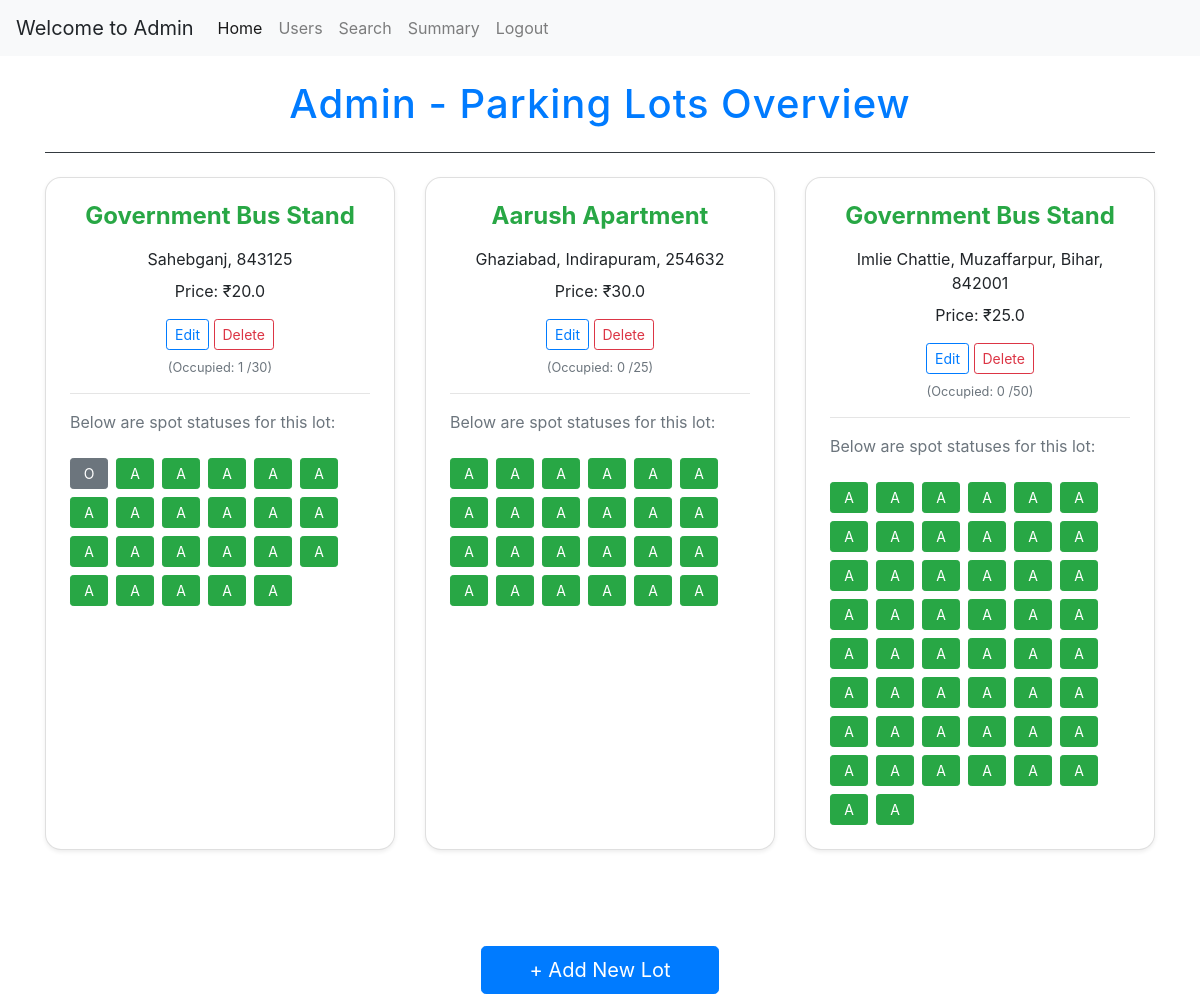
The app's page /admin/dashboard (signed in), older data.
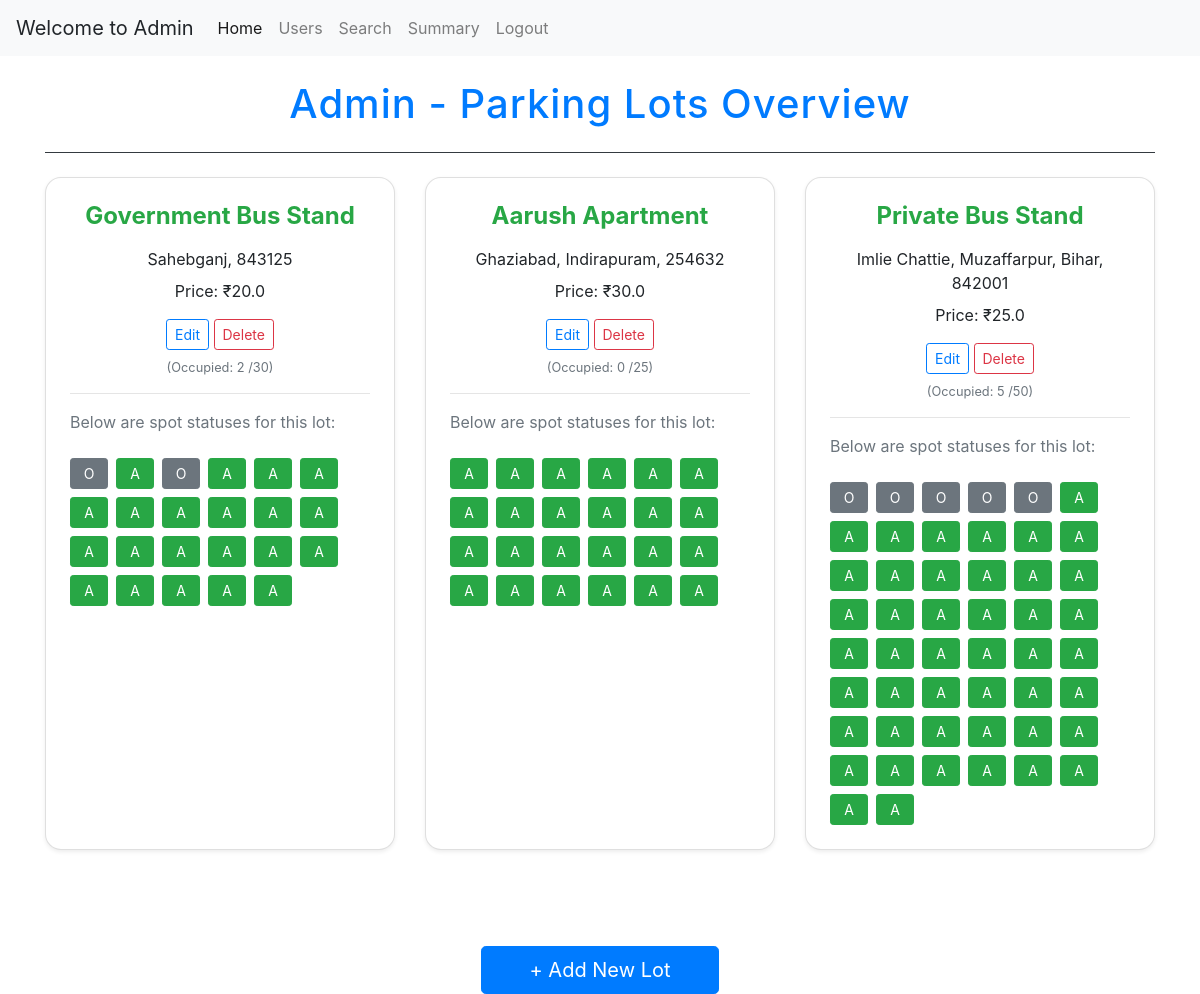
The same page, newer data.
### app.py (models this page shows)
class Parking_Lot(db.Model):
    __tablename__='parking_lot'
    id = db.Column(db.Integer, primary_key=True)
    prime_location_name = db.Column(db.String(200), nullable = False)
    price = db.Column(db.Float, nullable = False)
    address = db.Column(db.String(200), nullable = False)
    pincode = db.Column(db.Integer, nullable = False)
    maximum_no_of_spots = db.Column(db.Integer, nullable = False)
    spots = db.relationship('Parking_Spot', backref = 'parkinglot',lazy = True, cascade="all, delete-orphan")

class Parking_Spot(db.Model):
    __tablename__='parking_spot'
    id = db.Column(db.Integer, primary_key=True)
    lot_id = db.Column(db.Integer, db.ForeignKey('parking_lot.id'), nullable = False)
    status = db.Column(db.String(1), default='A')

### app.py (the view)
@app.route('/admin/dashboard')
@login_required
def admin_dashboard():
    if not current_user.is_admin:
        flash("Unauthorized Access")
        return redirect('/login')
    parking_lots = Parking_Lot.query.all()
    return render_template("admin_dashboard.html", parking_lots = parking_lots, user = current_user)

### app.py (called while the page is built)
@login_manager.user_loader
def load_user(user_id):
    return User.query.get(int(user_id))

### templates/admin_dashboard.html (shortened to what this page needs)
{% extends "layout.html" %}
{% block content %}
{% include "nav.html" %}
<div class="container mt-4">
  <div class="text-center border-bottom border-dark pb-3 mb-4">
    <h1 class="fw-bold text-primary">Admin - Parking Lots Overview</h1>
  </div>
  <div class="row">
    {% for parking_lot in parking_lots %}
    <div class="col-md-6 col-lg-4 mb-5">
      <div class="card shadow-sm h-100">
        <div class="card-body">
          <h4 class="card-title text-success text-center mb-3">
            {{ parking_lot.prime_location_name }}
          </h4>
          <p class="card-text fw-semibold text-center mb-2">
            {{ parking_lot.address }}, {{ parking_lot.pincode }}
          </p>
          <p class="card-text fw-semibold text-center mb-3">
            Price: ₹{{ parking_lot.price }}
          </p>
          <div class="mb-2" style="text-align: center;">
            <a href="/admin/parking_lot/{{ parking_lot.id }}/update"
              class="btn btn-outline-primary btn-sm me-2">Edit</a>
            <a href="/admin/parking_lot/{{ parking_lot.id }}/delete" class="btn btn-outline-danger btn-sm">Delete</a>
          </div>
          <p class="text-muted small" style="text-align: center;">(Occupied: {{ parking_lot.spots | selectattr("status", "ne", "A") | list | length }} /{{ parking_lot.maximum_no_of_spots }})
          </p>
          <hr>
          <p class="text-secondary">Below are spot statuses for this lot:</p>
          <div class="d-flex flex-wrap gap-2">
            {% for spot in parking_lot.spots %}
            <a href="/admin/parking_lot/{{ spot.id }}" class="btn btn-sm mr-2 mt-2
              {% if spot.status == 'A' %}
                btn-success
              {% else %}
                btn-secondary
              {% endif %}">
              {{ spot.status }}
            </a>
            {% endfor %}
          </div>
        </div>
      </div>
    </div>
    {% endfor %}
  </div>
  <div class="text-center mt-5">
    <a href="{{ url_for('create_parking_lot') }}" class="btn btn-lg btn-primary px-5 py-2">+ Add New Lot</a>
  </div>
</div>
{% endblock %}

Row changes from the older to the newer data that the page shows:
computed for Parking_Lot "Government Bus Stand": spots|selectattr "1" → "2"
changed Parking_Spot (number 3 of 97 on the later page): status "A" → "O"
changed Parking_Lot "Imlie Chattie, Muzaffarpur, Bihar": prime_location_name "Government Bus Stand" → "Private Bus Stand"; spots|selectattr "0" → "5"
changed Parking_Spot (number 48 of 97 on the later page): status "A" → "O"
changed Parking_Spot (number 49 of 97 on the later page): status "A" → "O"
changed Parking_Spot (number 50 of 97 on the later page): status "A" → "O"
changed Parking_Spot (number 51 of 97 on the later page): status "A" → "O"
changed Parking_Spot (number 52 of 97 on the later page): status "A" → "O"
